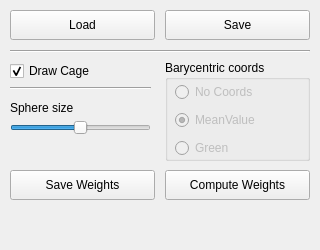
<?xml version="1.0" encoding="UTF-8"?>
<ui version="4.0">
 <class>CagePanel</class>
 <widget class="QDockWidget" name="CagePanel">
  <property name="geometry">
   <rect>
    <x>0</x>
    <y>0</y>
    <width>320</width>
    <height>250</height>
   </rect>
  </property>
  <property name="minimumSize">
   <size>
    <width>320</width>
    <height>250</height>
   </size>
  </property>
  <property name="maximumSize">
   <size>
    <width>320</width>
    <height>250</height>
   </size>
  </property>
  <property name="sizeIncrement">
   <size>
    <width>0</width>
    <height>0</height>
   </size>
  </property>
  <property name="baseSize">
   <size>
    <width>0</width>
    <height>0</height>
   </size>
  </property>
  <property name="windowTitle">
   <string>Cage Manager</string>
  </property>
  <widget class="QWidget" name="dockWidgetContents">
   <widget class="QPushButton" name="load">
    <property name="geometry">
     <rect>
      <x>10</x>
      <y>10</y>
      <width>145</width>
      <height>30</height>
     </rect>
    </property>
    <property name="text">
     <string>Load</string>
    </property>
   </widget>
   <widget class="QCheckBox" name="drawCageCB">
    <property name="geometry">
     <rect>
      <x>10</x>
      <y>60</y>
      <width>145</width>
      <height>22</height>
     </rect>
    </property>
    <property name="text">
     <string>Draw Cage</string>
    </property>
    <property name="checked">
     <bool>true</bool>
    </property>
   </widget>
   <widget class="QPushButton" name="weightsExport">
    <property name="geometry">
     <rect>
      <x>10</x>
      <y>170</y>
      <width>145</width>
      <height>30</height>
     </rect>
    </property>
    <property name="text">
     <string>Save Weights</string>
    </property>
   </widget>
   <widget class="QPushButton" name="save">
    <property name="geometry">
     <rect>
      <x>165</x>
      <y>10</y>
      <width>145</width>
      <height>30</height>
     </rect>
    </property>
    <property name="text">
     <string>Save</string>
    </property>
   </widget>
   <widget class="Line" name="line_2">
    <property name="geometry">
     <rect>
      <x>10</x>
      <y>50</y>
      <width>300</width>
      <height>3</height>
     </rect>
    </property>
    <property name="orientation">
     <enum>Qt::Horizontal</enum>
    </property>
   </widget>
   <widget class="QPushButton" name="computeWeights">
    <property name="geometry">
     <rect>
      <x>165</x>
      <y>170</y>
      <width>145</width>
      <height>30</height>
     </rect>
    </property>
    <property name="text">
     <string>Compute Weights</string>
    </property>
   </widget>
   <widget class="QSlider" name="sphereSize">
    <property name="geometry">
     <rect>
      <x>10</x>
      <y>120</y>
      <width>141</width>
      <height>16</height>
     </rect>
    </property>
    <property name="minimum">
     <number>-100</number>
    </property>
    <property name="maximum">
     <number>100</number>
    </property>
    <property name="orientation">
     <enum>Qt::Horizontal</enum>
    </property>
   </widget>
   <widget class="QLabel" name="label">
    <property name="geometry">
     <rect>
      <x>10</x>
      <y>100</y>
      <width>91</width>
      <height>16</height>
     </rect>
    </property>
    <property name="text">
     <string>Sphere size</string>
    </property>
   </widget>
   <widget class="QGroupBox" name="barycGroup">
    <property name="geometry">
     <rect>
      <x>165</x>
      <y>60</y>
      <width>145</width>
      <height>101</height>
     </rect>
    </property>
    <property name="title">
     <string>Barycentric coords</string>
    </property>
    <widget class="QWidget" name="verticalLayoutWidget">
     <property name="geometry">
      <rect>
       <x>10</x>
       <y>20</y>
       <width>131</width>
       <height>81</height>
      </rect>
     </property>
     <layout class="QVBoxLayout" name="verticalLayout">
      <item>
       <widget class="QRadioButton" name="noCoordinates">
        <property name="enabled">
         <bool>false</bool>
        </property>
        <property name="text">
         <string>No Coords</string>
        </property>
       </widget>
      </item>
      <item>
       <widget class="QRadioButton" name="mvcCoordinates">
        <property name="enabled">
         <bool>false</bool>
        </property>
        <property name="text">
         <string>MeanValue</string>
        </property>
        <property name="checked">
         <bool>true</bool>
        </property>
       </widget>
      </item>
      <item>
       <widget class="QRadioButton" name="greenCoordinates">
        <property name="enabled">
         <bool>false</bool>
        </property>
        <property name="text">
         <string>Green</string>
        </property>
       </widget>
      </item>
     </layout>
    </widget>
   </widget>
   <widget class="Line" name="line_3">
    <property name="geometry">
     <rect>
      <x>10</x>
      <y>80</y>
      <width>141</width>
      <height>16</height>
     </rect>
    </property>
    <property name="orientation">
     <enum>Qt::Horizontal</enum>
    </property>
   </widget>
  </widget>
 </widget>
 <resources/>
 <connections/>
</ui>
